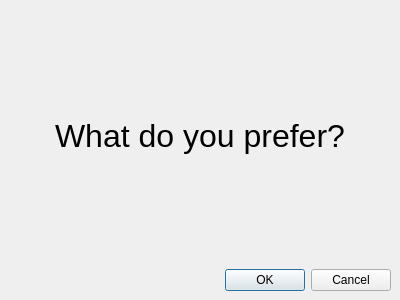
<ui version="4.0" >
 <comment>
   Copyright (c) 2006-2007, Johan Thelin
   
   All rights reserved.
   
   Redistribution and use in source and binary forms, with or without modification, 
   are permitted provided that the following conditions are met:
   
       * Redistributions of source code must retain the above copyright notice, 
         this list of conditions and the following disclaimer.
       * Redistributions in binary form must reproduce the above copyright notice,  
         this list of conditions and the following disclaimer in the documentation 
         and/or other materials provided with the distribution.
       * Neither the name of APress nor the names of its contributors 
         may be used to endorse or promote products derived from this software 
         without specific prior written permission.
   
   THIS SOFTWARE IS PROVIDED BY THE COPYRIGHT HOLDERS AND CONTRIBUTORS
   "AS IS" AND ANY EXPRESS OR IMPLIED WARRANTIES, INCLUDING, BUT NOT
   LIMITED TO, THE IMPLIED WARRANTIES OF MERCHANTABILITY AND FITNESS FOR
   A PARTICULAR PURPOSE ARE DISCLAIMED. IN NO EVENT SHALL THE COPYRIGHT OWNER OR
   CONTRIBUTORS BE LIABLE FOR ANY DIRECT, INDIRECT, INCIDENTAL, SPECIAL,
   EXEMPLARY, OR CONSEQUENTIAL DAMAGES (INCLUDING, BUT NOT LIMITED TO,
   PROCUREMENT OF SUBSTITUTE GOODS OR SERVICES; LOSS OF USE, DATA, OR
   PROFITS; OR BUSINESS INTERRUPTION) HOWEVER CAUSED AND ON ANY THEORY OF
   LIABILITY, WHETHER IN CONTRACT, STRICT LIABILITY, OR TORT (INCLUDING
   NEGLIGENCE OR OTHERWISE) ARISING IN ANY WAY OUT OF THE USE OF THIS
   SOFTWARE, EVEN IF ADVISED OF THE POSSIBILITY OF SUCH DAMAGE.
 </comment>
 <class>PreferenceDialog</class>
 <widget class="QDialog" name="PreferenceDialog" >
  <property name="geometry" >
   <rect>
    <x>0</x>
    <y>0</y>
    <width>400</width>
    <height>300</height>
   </rect>
  </property>
  <property name="windowTitle" >
   <string>Dialog</string>
  </property>
  <layout class="QVBoxLayout" >
   <property name="margin" >
    <number>9</number>
   </property>
   <property name="spacing" >
    <number>6</number>
   </property>
   <item>
    <widget class="QLabel" name="label" >
     <property name="font" >
      <font>
       <pointsize>24</pointsize>
      </font>
     </property>
     <property name="text" >
      <string>What do you prefer?</string>
     </property>
     <property name="alignment" >
      <set>Qt::AlignCenter</set>
     </property>
    </widget>
   </item>
   <item>
    <widget class="QDialogButtonBox" name="buttonBox" >
     <property name="orientation" >
      <enum>Qt::Horizontal</enum>
     </property>
     <property name="standardButtons" >
      <set>QDialogButtonBox::Cancel|QDialogButtonBox::NoButton|QDialogButtonBox::Ok</set>
     </property>
    </widget>
   </item>
  </layout>
 </widget>
 <resources/>
 <connections>
  <connection>
   <sender>buttonBox</sender>
   <signal>accepted()</signal>
   <receiver>PreferenceDialog</receiver>
   <slot>accept()</slot>
   <hints>
    <hint type="sourcelabel" >
     <x>248</x>
     <y>254</y>
    </hint>
    <hint type="destinationlabel" >
     <x>157</x>
     <y>274</y>
    </hint>
   </hints>
  </connection>
  <connection>
   <sender>buttonBox</sender>
   <signal>rejected()</signal>
   <receiver>PreferenceDialog</receiver>
   <slot>reject()</slot>
   <hints>
    <hint type="sourcelabel" >
     <x>316</x>
     <y>260</y>
    </hint>
    <hint type="destinationlabel" >
     <x>286</x>
     <y>274</y>
    </hint>
   </hints>
  </connection>
 </connections>
</ui>
